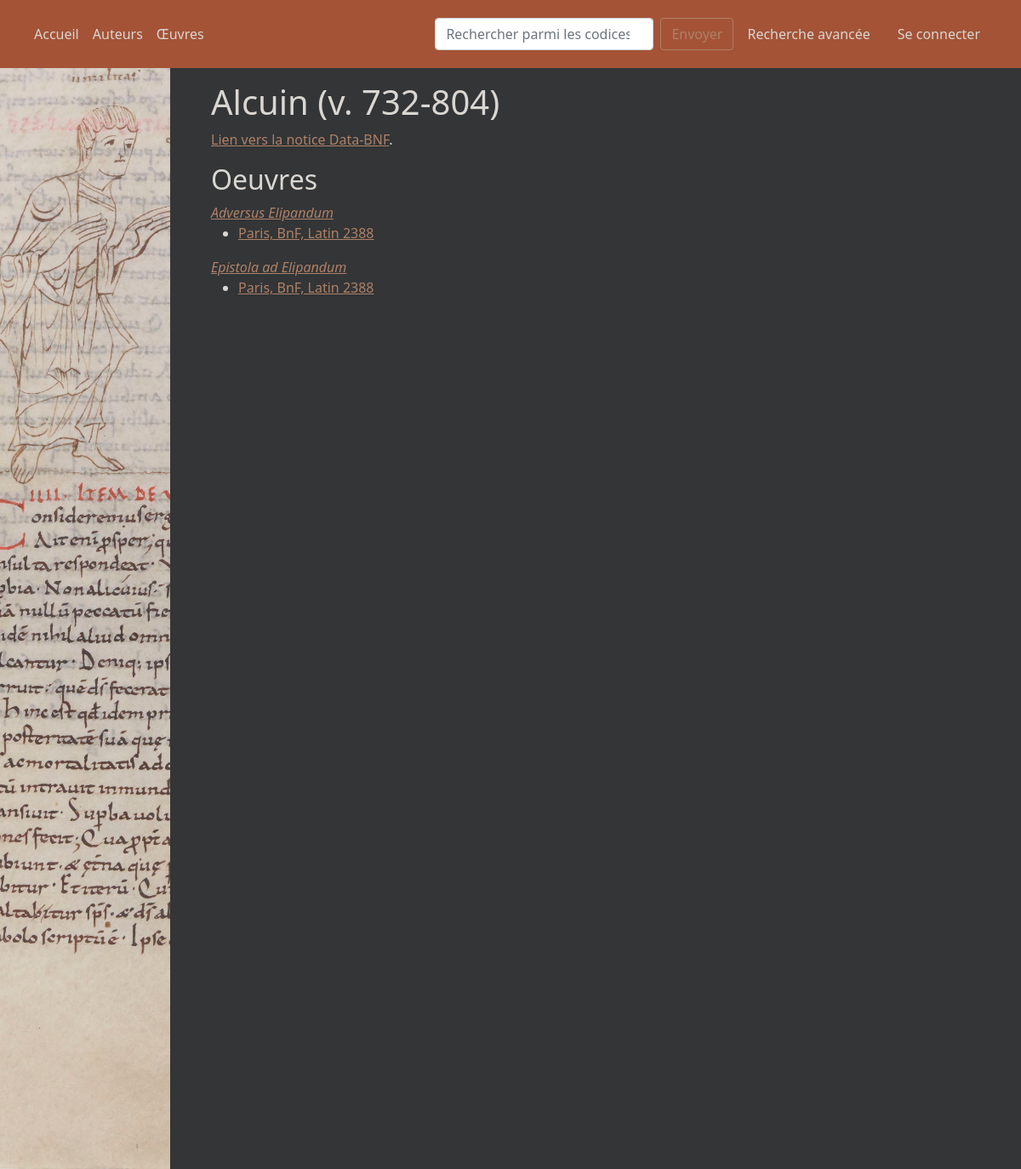
Screenshot of /pages/auteur/11 with the database file from the repository.
### app/modeles/classes.py (models this page shows, shortened)
class Oeuvres(db.Model):
    id = db.Column(db.Integer, unique=True, nullable=False, primary_key=True)
    titre = db.Column(db.Text, nullable=False)
    data_bnf = db.Column(db.Integer, nullable=True)
    partie_de = db.Column(db.Boolean, nullable=True)
    auteur = db.Column(db.Integer, db.ForeignKey("personnes.id"))
    lien_auteur = db.relationship("Personnes", back_populates="oeuvres_aut", foreign_keys=auteur)
    attr = db.Column(db.Integer, db.ForeignKey("personnes.id"))
    lien_attr = db.relationship("Personnes", back_populates="oeuvres_attr", foreign_keys=attr)
    contenu_defini_par = db.relationship("Contient", back_populates="a_pour_oeuvre")

### app/routes/routes.py (the view)
@app.route("/pages/auteur/<int:id>")
def noticePersonne(id):
    personne = Personnes.query.get_or_404(id)
    toutesPersonnes = json.loads(tousAuteursJson())
    for item in toutesPersonnes:
        if item["personne_id"] == id:
            dictPersonne = item
    return render_template("pages/auteur.html", dictPersonne=dictPersonne, titre=dictPersonne["label"])

### app/modeles/traitements.py (called while the page is built)
def codexLabel(code_id):
    cote = Codices.query.get(code_id).cote
    lieu_conservation = Codices.query.get(code_id).lieu_conservation
    if lieu_conservation.label == "Bibliothèque nationale de France":
        lieu_conservation = lieu_conservation.localite + ", BnF"
    else:
        lieu_conservation = lieu_conservation.localite + ", " + lieu_conservation.label
    label = f"{lieu_conservation}, {cote}"
    dico = {
        "codex_id": code_id,
        "label": label
    }
    return dico

def dateLabel(chaine):
    if chaine[0] == "0":
        chaine = chaine[1:]
    if chaine[-1] == "?":
        chaine = "v. " + chaine[:-1]
    elif "." in chaine:
        chaine = "apr. " + chaine.replace(".", "0")
    return chaine

def oeuvreDict(id):
    objetOeuvre = Oeuvres.query.get(id)
    dico = {
        "oeuvre_id": objetOeuvre.id,
        "titre": objetOeuvre.titre,
        "data.bnf": objetOeuvre.data_bnf,
        "partie_de": objetOeuvre.partie_de,
    }
    if objetOeuvre.lien_auteur:
        dico["auteur_id"] = objetOeuvre.lien_auteur.id
        dico["auteur"] = personneLabel(objetOeuvre.lien_auteur.id, "court")
        dico["auteur_ark"] = objetOeuvre.lien_auteur.data_bnf
    else:
        dico["auteur"] = None
    if objetOeuvre.lien_attr:
        dico["attr_id"] = objetOeuvre.lien_attr.id
        dico["attr"] = personneLabel(objetOeuvre.lien_attr.id, "court")
        dico["attr_ark"] = objetOeuvre.lien_attr.data_bnf
    else:
        dico["attr"] = None
    return dico

def conservationDict(codex_id):
    objetCodex = Codices.query.get(codex_id)
    dico = {
        "lieu_id": objetCodex.lieu_conservation.id,
        "localite": objetCodex.lieu_conservation.localite,
        "label": objetCodex.lieu_conservation.label
    }
    return dico

### app/templates/pages/auteur.html (shortened to what this page needs)
{% extends "conteneur.html" %}
{% block corps %}
    {% if titre %}
        <header>
            <h1>{{titre}}</h1>
        </header>
        <div>
            {% if dictPersonne["personne_ark"] %}
                <p><a href="https://data.bnf.fr/{{ dictPersonne['personne_ark'] }}">Lien vers la notice Data-BNF</a>.</p>
            {% endif %}
            <h2>Oeuvres</h2>
            {% for oeuvre in dictPersonne["oeuvres"] %}
                <head>
                    <a href="{{ url_for("noticeOeuvre", id=oeuvre["oeuvre_id"]|string) }}">
                        <i>{{ oeuvre["titre"] }}</i>
                    </a>
                </head>
                <ul>
                    {% for codex in oeuvre["contenue_dans"] %}
                        <li><a href="{{ url_for('notice_codex', num=codex["codex_id"])}}">{{codex["label"]}}</a></li>
                    {% endfor %}
                </ul>
            {% endfor %}
        </div>
    {% else %}
        <p>{{message_erreur}}</p>
    {% endif %}
{% endblock %}

### app/static/css/moissac1.css (style rules this page uses)
body { font-family: system-ui, -apple-system, "Segoe UI", Roboto, "Helvetica Neue", Arial, "Noto Sans", "Liberation Sans", sans-serif, "Apple Color Emoji", "Segoe UI Emoji", "Segoe UI Symbol", "Noto Color Emoji"; }
a { color: #ae8167; }

### rows the page displays
Oeuvres: titre "Adversus Elipandum", label "Paris, BnF, Latin 2388"
Oeuvres: titre "Epistola ad Elipandum", label "Paris, BnF, Latin 2388"

### other values shown
{{ titre }} "Alcuin (v. 732-804)"
